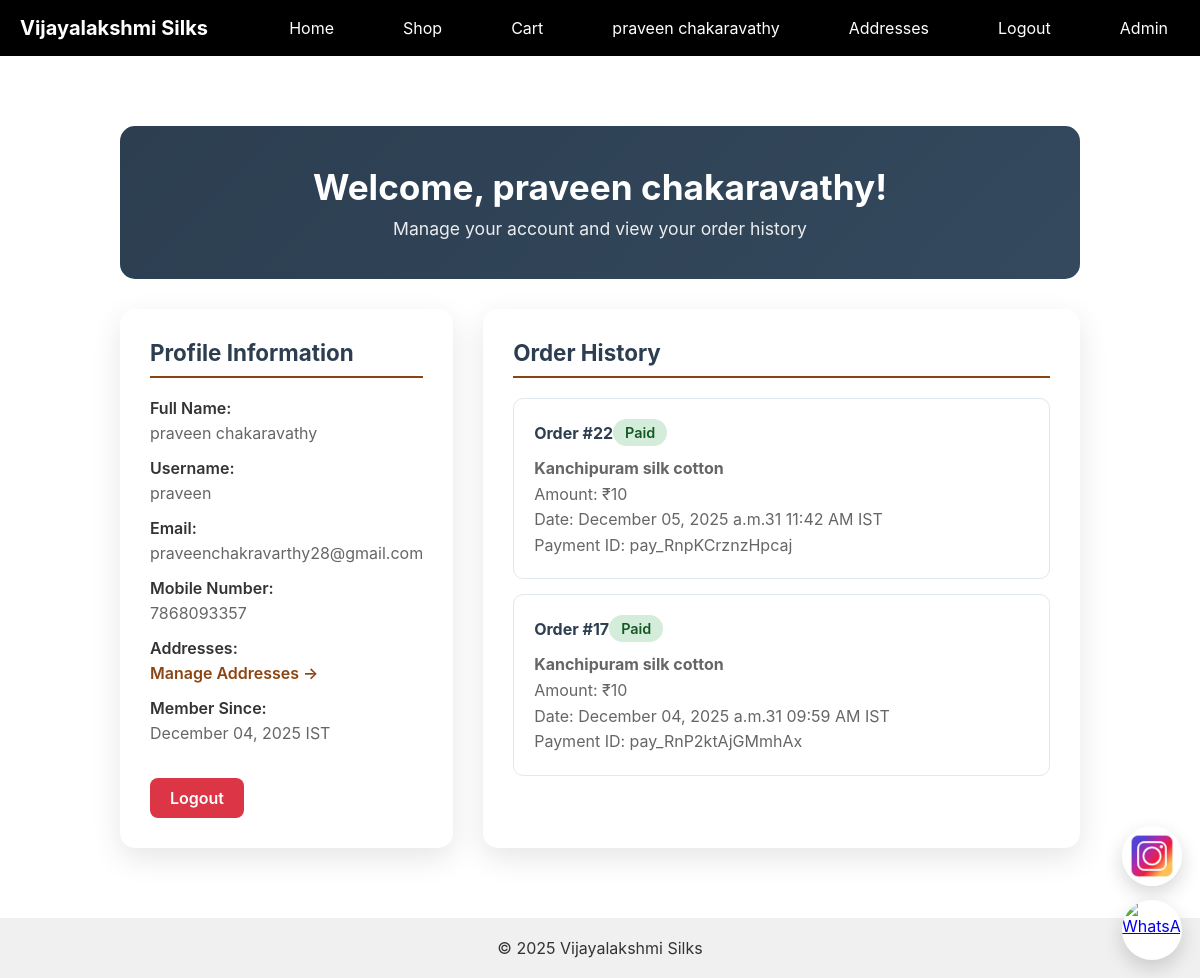
The page /profile/ (signed in) on the database its author committed.
### products/models.py (models this page shows, shortened)
class UserProfile(models.Model):
    user = models.OneToOneField(User, on_delete=models.CASCADE)
    mobile_number = models.CharField(max_length=15)

class Order(models.Model):
    saree = models.ForeignKey(Saree, on_delete=models.CASCADE)
    user = models.ForeignKey(User, on_delete=models.CASCADE, null=True, blank=True)
    quantity = models.PositiveIntegerField(default=1)
    delivery_address = models.ForeignKey(Address, on_delete=models.SET_NULL, null=True, blank=True)
    guest_name = models.CharField(max_length=200, blank=True)
    guest_email = models.EmailField(blank=True)
    guest_phone = models.CharField(max_length=20, blank=True)
    guest_address = models.TextField(blank=True)
    razorpay_order_id = models.CharField(max_length=100, blank=True, null=True)
    razorpay_payment_id = models.CharField(max_length=100, blank=True, null=True)
    razorpay_signature = models.CharField(max_length=255, blank=True, null=True)
    paid = models.BooleanField(default=False)
    amount = models.PositiveIntegerField()
    created_at = models.DateTimeField(auto_now_add=True)

class Saree(models.Model):
    name = models.CharField(max_length=200)
    price = models.PositiveIntegerField()
    description = models.TextField(blank=True)
    main_image = models.ImageField(upload_to='sarees/', blank=True, null=True, help_text="Main image (required)")
    extra_image1 = models.ImageField(upload_to='sarees/', blank=True, null=True, help_text="Extra image 1 (optional)")
    extra_image2 = models.ImageField(upload_to='sarees/', blank=True, null=True, help_text="Extra image 2 (optional)")
    extra_image3 = models.ImageField(upload_to='sarees/', blank=True, null=True, help_text="Extra image 3 (optional)")
    available = models.BooleanField(default=True)

### products/views.py (the view)
# urls.py: path('profile/', views.profile_view, name='profile'),
@login_required
def profile_view(request):
    try:
        profile = request.user.userprofile
    except UserProfile.DoesNotExist:
        profile = UserProfile.objects.create(
            user=request.user,
            mobile_number=''
        )
    user_orders = Order.objects.filter(user=request.user).order_by('-created_at')
    context = {
        'user': request.user,
        'profile': profile,
        'orders': user_orders
    }
    return render(request, 'auth/profile.html', context)

### products/context_processors.py (called while the page is built)
def cart_context(request):
    cart_items_count = 0
    cart_total_items = 0
    if request.user.is_authenticated:
        try:
            cart = Cart.objects.get(user=request.user)
            cart_items_count = cart.get_items_count()
            cart_total_items = cart.get_total_items()
        except Cart.DoesNotExist:
            cart_items_count = 0
            cart_total_items = 0
    return {
        'cart_items_count': cart_items_count,
        'cart_total_items': cart_total_items,
    }

### products/models.py (called while the page is built)
    def get_total_items(self):
        return self.items.count()  # Since each item has quantity 1

    def get_items_count(self):
        return self.items.count()

### templates/auth/profile.html (shortened to what this page needs)
{% extends "base.html" %}
{% load static %}
{% load tz %}
{% block content %}
<div class="profile-container">
    <div class="profile-header">
        <h1 class="profile-title">Welcome, {{ user.get_full_name|default:user.username }}!</h1>
        <p class="profile-subtitle">Manage your account and view your order history</p>
    </div>
    <div class="profile-content">
        <div class="profile-info">
            <h2 class="info-title">Profile Information</h2>
            <div class="info-item">
                <span class="info-label">Full Name:</span>
                <span class="info-value">{{ user.get_full_name|default:"Not provided" }}</span>
            </div>
            <div class="info-item">
                <span class="info-label">Username:</span>
                <span class="info-value">{{ user.username }}</span>
            </div>
            <div class="info-item">
                <span class="info-label">Email:</span>
                <span class="info-value">{{ user.email }}</span>
            </div>
            <div class="info-item">
                <span class="info-label">Mobile Number:</span>
                <span class="info-value">{{ profile.mobile_number|default:"Not provided" }}</span>
            </div>
            <div class="info-item">
                <span class="info-label">Addresses:</span>
                <span class="info-value">
                    <a href="{% url 'manage_addresses' %}" style="color: #8b4513; text-decoration: none; font-weight: 600;">
                        Manage Addresses →
                    </a>
                </span>
            </div>
            <div class="info-item">
                <span class="info-label">Member Since:</span>
                <span class="info-value">{{ user.date_joined|localtime|date:"F d, Y" }} IST</span>
            </div>
            <a href="{% url 'logout' %}" class="btn-logout">Logout</a>
        </div>
        <div class="orders-section">
            <h2 class="orders-title">Order History</h2>
            {% if orders %}
                {% for order in orders %}
                    <div class="order-card">
                        <div class="order-header">
                            <span class="order-id">Order #{{ order.id }}</span>
                            <span class="order-status {% if order.paid %}status-paid{% else %}status-pending{% endif %}">
                                {% if order.paid %}Paid{% else %}Pending{% endif %}
                            </span>
                        </div>
                        <div class="order-details">
                            <strong>{{ order.saree.name }}</strong><br>
                            Amount: ₹{{ order.amount }}<br>
                            Date: {{ order.created_at|localtime|date:"F d, Y at h:i A" }} IST<br>
                            {% if order.razorpay_payment_id %}
                                Payment ID: {{ order.razorpay_payment_id }}
                            {% endif %}
                        </div>
                    </div>
                {% endfor %}
            {% else %}
                <div class="no-orders">
                    <p>You haven't placed any orders yet.</p>
                    <p><a href="{% url 'shop' %}" style="color: #8b4513; font-weight: 600;">Start shopping now!</a></p>
                </div>
            {% endif %}
        </div>
    </div>
</div>
{% endblock %}

### templates/base.html (shortened to what this page needs)
{% load static %}
<!DOCTYPE html>
<html>
<head>
    <link rel="stylesheet" href="{% static 'style.css' %}">
</head>
<body>
    <header class="navbar">
        <a href="/" class="navbar-brand">Vijayalakshmi Silks</a>
        <nav class="navbar-collapse" id="navbar-collapse">
            <div class="navbar-nav">
                <a href="/">Home</a>
                <a href="/shop/">Shop</a>
                <a href="/cart/">Cart
                </a>
                {% if user.is_authenticated %}
                    <a href="/profile/">{{ user.get_full_name|default:user.username }}</a>
                    <a href="/address/manage/">Addresses</a>
                    <a href="/logout/">Logout</a>
                {% else %}
                    <a href="/login/">Login</a>
                    <a href="/signup/">Sign Up</a>
                {% endif %}
                <a href="/admin/">Admin</a>
            </div>
        </nav>
    </header>
    <main style="margin: 0; padding: 0; width: 100%;">{% block content %}{% endblock %}</main>
    <footer style="background-color: #f0f0f0; padding: 20px; text-align: center; margin: 0; width: 100%;">
        © 2025 Vijayalakshmi Silks
    </footer>
    <div class="floating-socials" aria-hidden="false">
      <a class="floating-instagram" href="https://www.instagram.com/vijayalakshmi_silks_kpm/" target="_blank" rel="noopener noreferrer" aria-label="Instagram">
        <img src="{% static 'instagram.jpg' %}" alt="Instagram">
      </a>
      <a class="floating-whatsapp" href="https://wa.me/919791579731?text=Hello!%20I'm%20interested%20in%20your%20saree%20collection" target="_blank" rel="noopener noreferrer" aria-label="WhatsApp">
        <img src="{% static 'whatsapp-icon.png' %}" alt="WhatsApp">
      </a>
    </div>
</body>
</html>

### static/style.css (style rules this page uses)
body { font-family: 'Segoe UI', sans-serif; margin: 0; background-color: #fff; color: #333; }
header { background-color: #111; padding: 10px 0; }
.navbar { display: flex; justify-content: space-between; max-width: 1200px; margin: auto; padding: 0 20px; align-items: center; }
nav a { color: white; margin-left: 25px; text-decoration: none; font-size: 16px; }
footer { text-align: center; background: #f2f2f2; padding: 20px; margin-top: 50px; }

### templates/base.html (style rules this page uses)
* { margin: 0; padding: 0; box-sizing: border-box; }
body { margin: 0; padding: 0; font-family: -apple-system, BlinkMacSystemFont, "Segoe UI", Roboto, "Helvetica Neue", Arial; }
.navbar { background-color: #000; color: white; padding: 10px 20px; display: flex; justify-content: space-between; align-items: center; position: relative; width: 100%; max-width: none !important; margin: 0 !important; }
.navbar-brand { font-weight: bold; font-size: 20px; color: white; text-decoration: none; }
.navbar-nav { display: flex; list-style: none; margin: 0; padding: 0; gap: 20px; }
.navbar-nav a { color: white; text-decoration: none; padding: 8px 12px; border-radius: 4px; transition: background-color 0.3s ease; }
.navbar-collapse { display: flex; }
.floating-socials { position: fixed; right: 18px; bottom: 18px; z-index: 99999; display: flex; flex-direction: column; gap: 14px; align-items: center; pointer-events: auto; }
.floating-socials a { display: block; width: 60px; height: 60px; border-radius: 50%; overflow: hidden; background: #fff; box-shadow: 0 8px 20px rgba(0,0,0,0.16); transition: transform .15s ease, box-shadow .15s ease; }
.floating-socials a img { width: 100%; height: 100%; object-fit: cover; display: block; }

### templates/auth/profile.html (style rules this page uses)
.profile-container { max-width: 1000px; margin: 50px auto; padding: 20px; }
.profile-header { background: linear-gradient(135deg, #2c3e50 0%, #34495e 100%); color: white; padding: 40px; border-radius: 15px; margin-bottom: 30px; text-align: center; }
.profile-title { font-size: 2.2rem; margin-bottom: 10px; font-weight: 700; }
.profile-subtitle { font-size: 1.1rem; opacity: 0.9; }
.profile-content { display: grid; grid-template-columns: 1fr 2fr; gap: 30px; }
.profile-info { background: white; padding: 30px; border-radius: 15px; box-shadow: 0 10px 30px rgba(0,0,0,0.1); height: fit-content; }
.info-title { color: #2c3e50; font-size: 1.4rem; margin-bottom: 20px; font-weight: 700; border-bottom: 2px solid #8b4513; padding-bottom: 10px; }
.info-item { margin-bottom: 15px; }
.info-label { font-weight: 600; color: #333; display: block; margin-bottom: 5px; }
.info-value { color: #666; font-size: 1rem; }
.orders-section { background: white; padding: 30px; border-radius: 15px; box-shadow: 0 10px 30px rgba(0,0,0,0.1); }
.orders-title { color: #2c3e50; font-size: 1.4rem; margin-bottom: 20px; font-weight: 700; border-bottom: 2px solid #8b4513; padding-bottom: 10px; }
.order-card { border: 1px solid #e1e8ed; border-radius: 10px; padding: 20px; margin-bottom: 15px; transition: all 0.3s ease; }
.order-header { display: flex; justify-content: between; align-items: center; margin-bottom: 10px; }
.order-id { font-weight: 700; color: #2c3e50; }
.order-status { padding: 5px 12px; border-radius: 20px; font-size: 0.9rem; font-weight: 600; }
.status-paid { background: #d4edda; color: #155724; }
.order-details { color: #666; line-height: 1.6; }
.btn-logout { background: #dc3545; color: white; padding: 10px 20px; border: none; border-radius: 8px; font-weight: 600; cursor: pointer; transition: all 0.3s ease; text-decoration: none; display: inline-block; margin-top: 20px; }

### rows shown on the page
UserProfile: mobile_number "7868093357"
Order: id "22", paid "Paid", saree.name "Kanchipuram silk cotton", amount "10", created_at "December 05, 2025 a.m.31 11:42 AM", razorpay_payment_id "pay_RnpKCrznzHpcaj"
Order: id "17", paid "Paid", saree.name "Kanchipuram silk cotton", amount "10", created_at "December 04, 2025 a.m.31 09:59 AM", razorpay_payment_id "pay_RnP2ktAjGMmhAx"

### other values the page prints
{{ user.get_full_name|default:user.username }} "praveen chakaravathy"
{{ user.get_full_name|default:"Not provided" }} "praveen chakaravathy"
{{ user.username }} "praveen"
{{ user.email }} "praveenchakravarthy28@gmail.com"
{{ user.date_joined|localtime|date:"F d, Y" }} "December 04, 2025"
